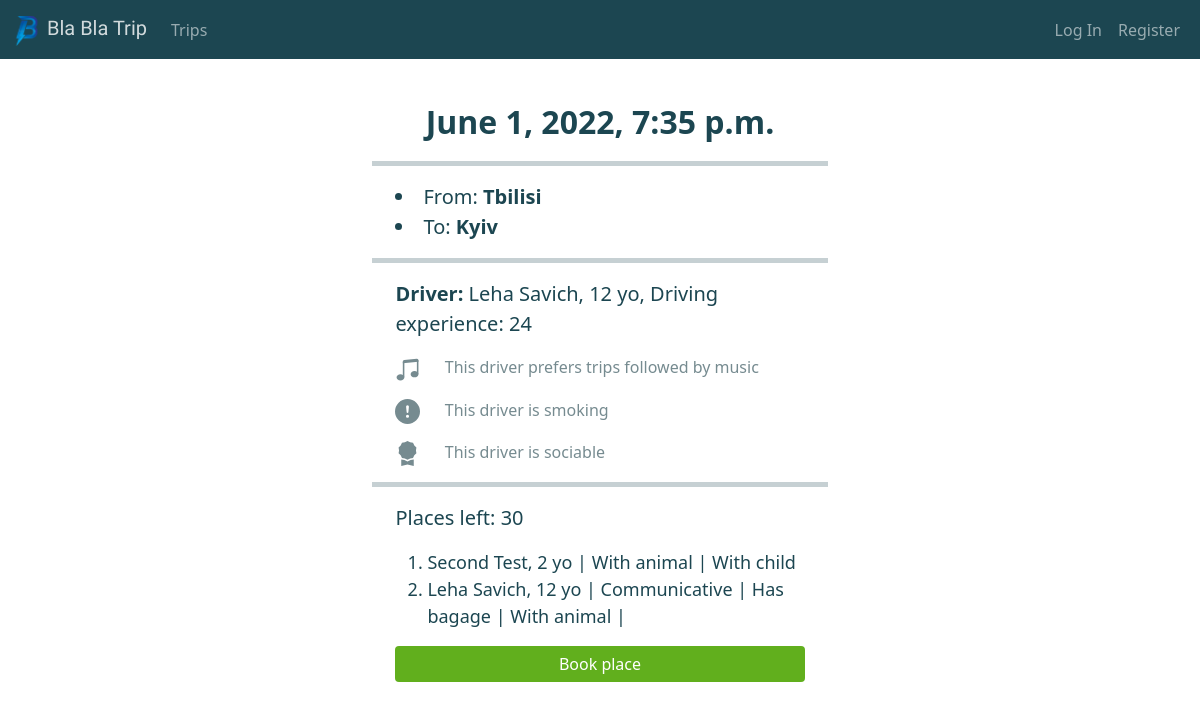
Before: /trip/7 with the older database file.
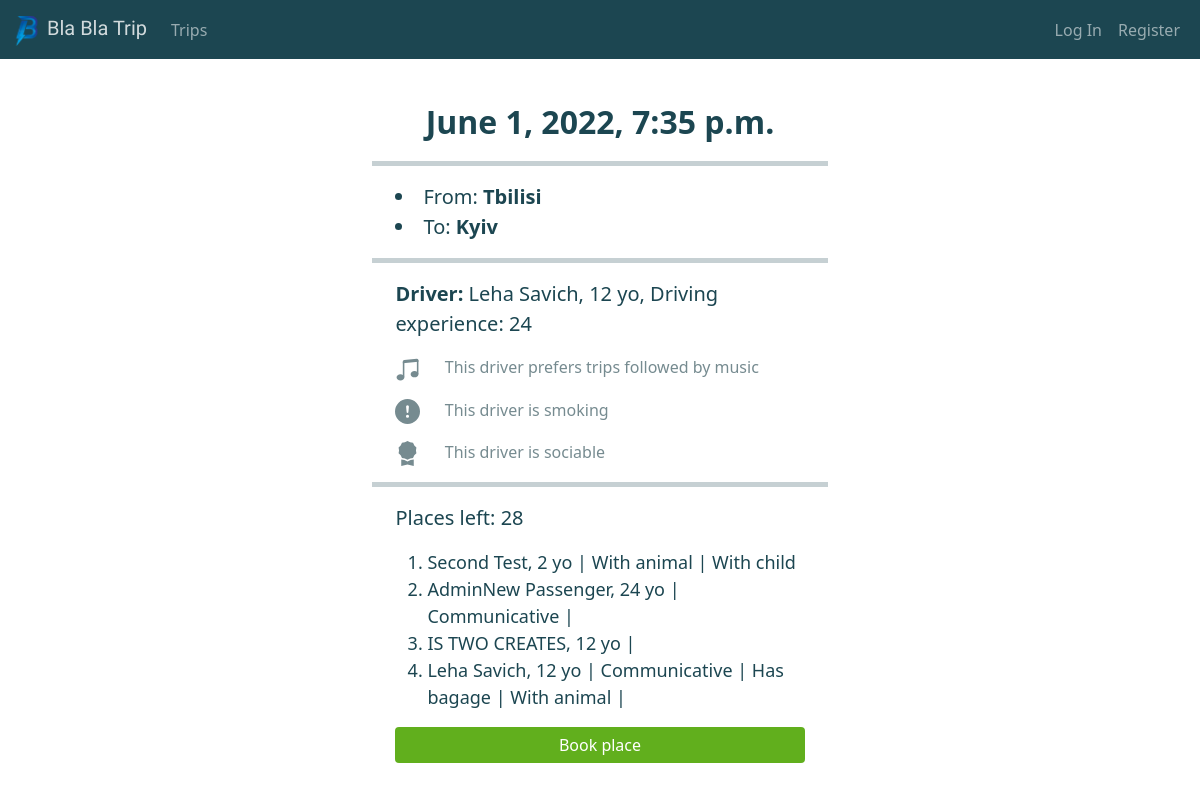
After: the same page with the newer database file.
### trips/models.py (models this page shows, shortened)
class Trip(models.Model):
    num_of_places = models.PositiveIntegerField()
    start_date_and_time = models.DateTimeField()
    places_left = models.IntegerField(blank=True, null=True)
    description = models.TextField(blank=True)
    passengers = models.ManyToManyField(Passenger, blank=True)
    start_country = models.ForeignKey(
        Country, on_delete=models.CASCADE, related_name='Start_country')
    end_country = models.ForeignKey(
        Country, on_delete=models.CASCADE, related_name='End_country')
    start_city = models.ForeignKey(
        City, on_delete=models.CASCADE, related_name='Start_city')
    end_city = models.ForeignKey(
        City, on_delete=models.CASCADE, related_name='End_city')
    driver = models.ForeignKey(Driver, on_delete=models.CASCADE)
    @property
    def hasDescription(self):
        return self.description != ''
    @ property
    def isActive(self):
        return timezone.now() > self.start_date_and_time
    @ property
    def freePlaces(self):
        return self.num_of_places - len(self.passengers.all())

class City(models.Model):
    city_name = models.CharField(max_length=255)
    country = models.ForeignKey(Country, on_delete=models.CASCADE)
    def __str__(self):
        return f'{self.city_name}'
    class Meta:
        verbose_name = 'City'
        verbose_name_plural = 'Cities'

### users/models.py (models this page shows)
class Profile(Base):
    GENDER_MALE = 0
    GENDER_FEMALE = 1
    GENDER_CHOICES = [(GENDER_MALE, 'Male'), (GENDER_FEMALE, 'Female')]
    first_name = models.CharField(max_length=255)
    last_name = models.CharField(max_length=255)
    age = models.PositiveIntegerField()
    gender = models.IntegerField(choices=GENDER_CHOICES)
    with_music = models.BooleanField()
    smoking = models.BooleanField()
    sociable = models.BooleanField()
    class Meta:
        abstract = True

class Passenger(Profile):
    with_bagage = models.BooleanField()
    with_animals = models.BooleanField()
    with_child = models.BooleanField()
    user = models.ForeignKey(
        User, on_delete=models.CASCADE, null=True, blank=True)
    def __str__(self):
        return (f'{self.first_name} {self.last_name}, {self.age} yo |'
                f"{' Loves music |' if self.with_music else ''}"
                f"{' Smoking |' if self.smoking else ''}"
                f"{' Communicative |' if self.sociable else ''}"
                f"{' Has bagage |' if self.with_bagage else ''}"
                f"{' With animal |' if self.with_animals else ''}"
                f"{' With child' if self.with_child else ''}")

class Driver(Profile):
    experience_in_driving = models.PositiveIntegerField()
    user = models.ForeignKey(
        User, on_delete=models.CASCADE, null=True, blank=True)
    def __str__(self):
        return f'{self.first_name} {self.last_name}, {self.age} yo, Driving experience: {self.experience_in_driving}'

### trips/views.py (the view)
# urls.py: path('trip/<trip_id>', views.trip_details, name='trip-details'),
def trip_details(request, trip_id):
    if request.method == 'POST':
        if request.user.is_authenticated:
            trip = Trip.objects.get(pk=trip_id)
            activePassengers = trip.passengers.all()
            userPassengers = Passenger.objects.filter(
                user=request.user)
            userPassengers = userPassengers.exclude(id__in=activePassengers)
            if request.POST.get('userPassenger'):
                trip.passengers.add(request.POST.get('userPassenger'))
                trip = Trip.objects.get(pk=trip_id)
                trip.places_left = trip.places_left - 1
                trip.save()
                messages.success(request, ("Passeger succesfully added"))
                return render(request, 'trips/trip_details.html', {'trip': trip, 'passengers': activePassengers})
            else:
                if len(userPassengers) == 0:
                    return redirect('add-passenger', trip_id)
                else:
                    messages.success(request, ("Please, select a passenger"))
                    return render(request, 'trips/trip_details.html', {
                        'trip': trip,
                        'passengers': activePassengers,
                        'userPassengers': userPassengers,
                        'showSelection': True
                    })
        else:
            messages.success(
                request, ('You must be authorized to book a place'))
            return redirect('login')
    else:
        trip = Trip.objects.get(pk=trip_id)
        activePassengers = trip.passengers.all()
        return render(request, 'trips/trip_details.html', {'trip': trip, 'passengers': activePassengers})

### trips/templates/trips/trip_details.html (shortened to what this page needs)
{% extends 'trips/base.html' %}
{% block content %}
<div class="container" style="width:40%;">
    <div class="container" style="width:95%;">
        <center>
            <h2><b>{{trip.start_date_and_time}}</b></h2>
        </center>
    </div>
    <hr align="center" width="auto" size="7" color="#ededed" />
    <div class="container" style="width:95%; margin: auto;">
        <li style="font-size: 20px;">From: <b>{{trip.start_city}}</b></li>
        <li style="font-size: 20px;">To: <b>{{trip.end_city}}</b></li>
    </div>
    <hr align="center" width="auto" size="7" color="#ededed" />
    <div class="container" style="width:95%; margin: auto;">
        <p style="font-size: 20px;"><b>Driver:</b> {{trip.driver}}</p>
        {% if trip.driver.with_music %}
            <a style="color:#768b90;">&emsp; This driver prefers trips followed by music</a>
        {% endif %}
        {% if trip.driver.smoking %}
            <svg xmlns="http://www.w3.org/2000/svg" width="25" height="25" fill="#768b90" class="bi bi-exclamation-circle-fill" viewBox="0 0 16 16">
<path d="M16 8A8 8 0 1 1 0 8a8 8 0 0 1 16 0zM8 4a.905.905 0 0 0-.9.995l.35 3.507a.552.552 0 0 0 1.1 0l.35-3.507A.905.905 0 0 0 8 4zm.002 6a1 1 0 1 0 0 2 1 1 0 0 0 0-2z"/>
            </svg>
            <a style="color:#768b90;">&emsp; This driver is smoking</a>
        {% endif %}
        {% if trip.driver.sociable %}
            <a style="color:#768b90;">&emsp; This driver is sociable</a>
        {% endif %}
    </div>
    <hr align="center" width="auto" size="7" color="#ededed" />
    <div class="container" style="width:95%; margin: auto;">
        <p style="font-size: 20px;">Places left: {{trip.freePlaces}}</p>
        <ol>
        {% for passenger in passengers %}
            {% if passenger.user == user %}
                <li style="font-size: 18px;"><b>{{passenger}}</b></li>
            {% else %}
                <li style="font-size: 18px;">{{passenger}}</li>
            {% endif %}
        {% endfor %}
        </ol>
        <form method="POST">
            {% if deleteUserPassanger != True %}
                {% if trip.freePlaces <= 0 %}
                    <input type="submit" class="btn btn-success" value="Book place" style="width:100%" disabled>
                {% elif trip.isActive%}
                    <input type="submit" class="btn btn-success" value="Book place" style="width:100%" disabled>
                {% else %}
                    {% if showSelection != True%}
                        <input type="submit" class="btn btn-success" value="Book place" style="width:100%">
                    {% endif %}
                {% endif %}
            {% endif %}
        </form>
    </div>
</div>
{% endblock %}

Changed rows visible on the page:
changed Trip "Tbilisi": freePlaces "30" → "28"
now on this page (row unchanged): Passenger: first_name+last_name+age "AdminNew Passenger, 24 yo | Communicative |"
now on this page (row unchanged): Passenger: first_name+last_name+age "IS TWO CREATES, 12 yo |"
